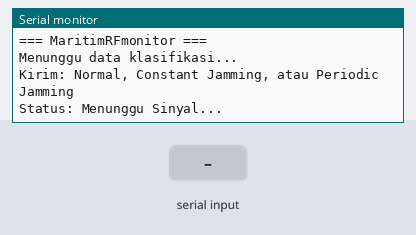
A sketch run on a simulated Arduino Uno, built with avr-gcc and run on an emulated ATmega328P. Parts: the last lines printed to the serial monitor. The inputs (shaded band) are chosen by the test bench.

Above: at 1.2 s.
1.3 s: "Normal\n" received over Serial
At 1.9 s:
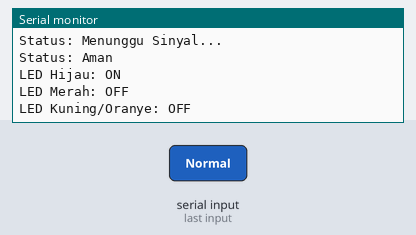
2.8 s: "Constant Jamming\n" received over Serial
At 3.1 s:
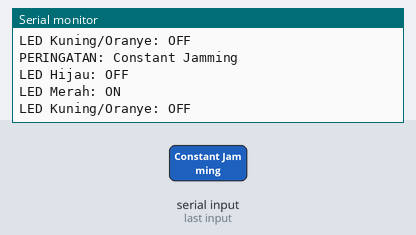
4.3 s: "Periodic Jamming\n" received over Serial
At 5.5 s:
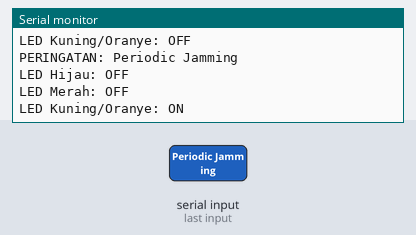
5.8 s: "1\n" received over Serial
At 6.4 s:
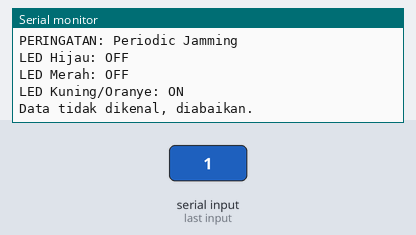

Measured:
- after the input at 1.3 s, the serial monitor: prints a new line at once (image 1)
- after the input at 2.8 s, the serial monitor: prints a new line at once (image 2)
- after the input at 4.3 s, the serial monitor: prints a new line at once (image 3)
- after the input at 5.8 s, the serial monitor: prints a new line at once (image 4)

The sketch:

main.ino
```cpp
#include "input.h"
#include "output.h"
#include "led.h"

const unsigned long BAUD_RATE = 115200;
const unsigned long BATAS_WAKTU_SINYAL = 5000;

unsigned long waktuTerakhirDiterima = 0;

bool sinyalPernahDiterima = false;
bool sedangMenungguSinyal = true;

StatusJamming statusSaatIni = STATUS_TIDAK_DIKENAL;

void tampilkanStatus(StatusJamming status) {
  Serial.println(pesanStatus(status));

  StatusLED led = indikatorLED(static_cast<int>(status));

  Serial.print("LED Hijau: ");
  Serial.println(led.hijau ? "ON" : "OFF");

  Serial.print("LED Merah: ");
  Serial.println(led.merah ? "ON" : "OFF");

  Serial.print("LED Kuning/Oranye: ");
  Serial.println(led.kuning ? "ON" : "OFF");
}

void setup() {
  Serial.begin(BAUD_RATE);

  Serial.println("=== MaritimRFmonitor ===");
  Serial.println("Menunggu data klasifikasi...");
  Serial.println("Kirim: Normal, Constant Jamming, atau Periodic Jamming");
  Serial.println("Status: Menunggu Sinyal...");
}

void loop() {
  String dataMasuk = bacaStatus();

  // Proses hanya label klasifikasi yang valid
  if (dataMasuk == "Normal" ||
      dataMasuk == "Constant Jamming" ||
      dataMasuk == "Periodic Jamming") {

    waktuTerakhirDiterima = millis();
    sinyalPernahDiterima = true;
    sedangMenungguSinyal = false;

    if (dataMasuk == "Normal") {
      statusSaatIni = NORMAL;
    }
    else if (dataMasuk == "Constant Jamming") {
      statusSaatIni = CONSTANT_JAMMING;
    }
    else if (dataMasuk == "Periodic Jamming") {
      statusSaatIni = PERIODIC_JAMMING;
    }

    tampilkanStatus(statusSaatIni);
  }
  else if (dataMasuk != "") {
    Serial.println("Data tidak dikenal, diabaikan.");
  }

  // Periksa timeout setelah 5 detik tanpa status valid
  bool waktuHabis =
      sinyalPernahDiterima &&
      millis() - waktuTerakhirDiterima >= BATAS_WAKTU_SINYAL;

  if (!sinyalPernahDiterima || waktuHabis) {
    if (!sedangMenungguSinyal) {
      Serial.println("Menunggu Sinyal...");
      Serial.println("Semua indikator LED: OFF");

      sedangMenungguSinyal = true;
      statusSaatIni = STATUS_TIDAK_DIKENAL;
    }
  }
}
```

input.cpp
```cpp
#include <Arduino.h>
#include "input.h"

String bacaStatus() {
    if (Serial.available() > 0) {
        String status = Serial.readStringUntil('\n');
        status.trim();
        return status;
    }

    return "";
}
```

input.h
```cpp
#ifndef INPUT_H
#define INPUT_H

#include <Arduino.h>

String bacaStatus();

#endif
```

led.cpp
```cpp
#include "led.h"

StatusLED indikatorLED(int status) {
    switch (status) {
        case 0: // Normal
            return {true, false, false};

        case 1: // Constant Jamming
            return {false, true, false};

        case 2: // Periodic Jamming
            return {false, false, true};

        default:
            return {false, false, false};
    }
}
```

led.h
```cpp
#ifndef LED_H
#define LED_H

struct StatusLED {
    bool hijau;
    bool merah;
    bool kuning;
};

StatusLED indikatorLED(int status);

#endif
```

output.cpp
```cpp
#include "output.h"

const char* pesanStatus(StatusJamming status) {
    switch (status) {
        case NORMAL:
            return "Status: Aman";

        case CONSTANT_JAMMING:
            return "PERINGATAN: Constant Jamming";

        case PERIODIC_JAMMING:
            return "PERINGATAN: Periodic Jamming";

        default:
            return "Status tidak dikenal";
    }
}
```

output.h
```cpp
#ifndef OUTPUT_H
#define OUTPUT_H

enum StatusJamming {
    NORMAL,
    CONSTANT_JAMMING,
    PERIODIC_JAMMING,
    STATUS_TIDAK_DIKENAL
};

const char* pesanStatus(StatusJamming status);

#endif
```
